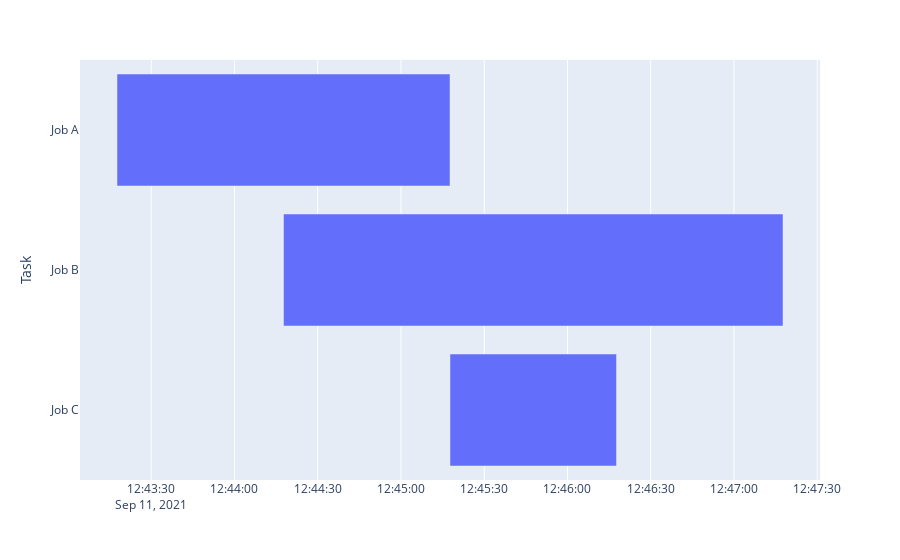

Write notebook code for a chart like this one.
### Code cell
df = pd.DataFrame([
    dict(Task="Job A", Start=clock.to_date(1), Finish=clock.to_date(3)),
    dict(Task="Job B", Start=clock.to_date(2), Finish=clock.to_date(5)),
    dict(Task="Job C", Start=clock.to_date(3), Finish=clock.to_date(4))
])

fig = px.timeline(df, x_start="Start", x_end="Finish", y="Task")
fig.update_yaxes(autorange="reversed") # otherwise tasks are listed from the bottom up
fig.show()

### Figure 1 — Plotly figure (JSON) as saved in the notebook; plotly's stock layout.template omitted (floating-point values rounded to 4 significant figures)
{"data": [{"alignmentgroup": "True", "base": ["2021-09-11T12:43:17.664581", "2021-09-11T12:44:17.664581", "2021-09-11T12:45:17.664581"], "hovertemplate": "Start=%{base}<br>Finish=%{x}<br>Task=%{y}<extra></extra>", "legendgroup": "", "marker": {"color": "#636efa"}, "name": "", "offsetgroup": "", "orientation": "h", "showlegend": false, "textposition": "auto", "type": "bar", "x": [120000, 180000, 60000], "xaxis": "x", "y": ["Job A", "Job B", "Job C"], "yaxis": "y"}], "layout": {"barmode": "overlay", "legend": {"tracegroupgap": 0}, "margin": {"t": 60}, "xaxis": {"anchor": "y", "domain": [0, 1], "type": "date"}, "yaxis": {"anchor": "x", "autorange": "reversed", "domain": [0, 1], "title": {"text": "Task"}}}}
